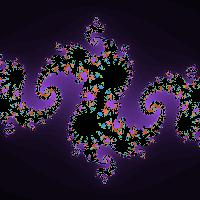
#> input picture export-pictures/19-11_11-44-27.jpeg, 200 x 200 px
$ python ssim.py --ref ../export-pictures/19-11_11-44-27.jpeg --test ../export-pictures/19-11_11-44-27.jpeg
#> lines starting #> are read from the running program, lines starting #| are printed output that depends on the picture; long printed decimals are rounded
# python3 -m tools.ssim -r export-pictures/jpeg/[reference.jpeg] -t export-pictures/jpeg/[test.jpeg]

from skimage.metrics import structural_similarity as ssim
import cv2
import argparse

def main():
    parser = argparse.ArgumentParser(description="Compute SSIM between two images.")
    parser.add_argument("-r", "--ref" , required=True, help="Reference image path")
    parser.add_argument("-t", "--test", required=True, help="Test image path")
    args = parser.parse_args()

    # Load images
    ref = cv2.imread(args.ref)
#> ref is the input picture: shape (200, 200, 3); mean B, G, R 49.8, 26.9, 39.7
    test = cv2.imread(args.test)

    if ref is None:
        raise FileNotFoundError(f"Unable to load reference image : {args.ref}")
    if test is None:
        raise FileNotFoundError(f"Unable to load test image : {args.test}")

    # Conversion to greyscale
    ref_gray = cv2.cvtColor(ref, cv2.COLOR_BGR2GRAY)
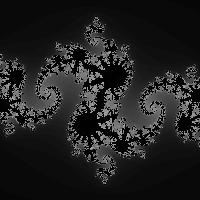
#> ref_gray: shape (200, 200); min 0, max 195, mean 33.3
    test_gray = cv2.cvtColor(test, cv2.COLOR_BGR2GRAY)

    # SSIM calculation
    score, diff = ssim(ref_gray, test_gray, full=True)
#> diff: shape (200, 200) float64; every value is 1
#> score = 1

    ssim_percent = score * 100
#> ssim_percent = 100
    print(f"SSIM score : {ssim_percent:.5f} %")
#| SSIM score : 100.000 %

if __name__ == "__main__":
    main()
